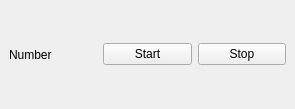
<?xml version="1.0" encoding="UTF-8"?>
<ui version="4.0">
 <class>MainWindow</class>
 <widget class="QMainWindow" name="MainWindow">
  <property name="geometry">
   <rect>
    <x>0</x>
    <y>0</y>
    <width>295</width>
    <height>109</height>
   </rect>
  </property>
  <property name="windowTitle">
   <string>MainWindow</string>
  </property>
  <widget class="QWidget" name="centralwidget">
   <layout class="QHBoxLayout" name="horizontalLayout">
    <item>
     <widget class="QLabel" name="label">
      <property name="text">
       <string>Number</string>
      </property>
     </widget>
    </item>
    <item>
     <widget class="QPushButton" name="pushButton">
      <property name="text">
       <string>Start</string>
      </property>
     </widget>
    </item>
    <item>
     <widget class="QPushButton" name="pushButton_2">
      <property name="text">
       <string>Stop</string>
      </property>
     </widget>
    </item>
   </layout>
  </widget>
 </widget>
 <resources/>
 <connections/>
</ui>
